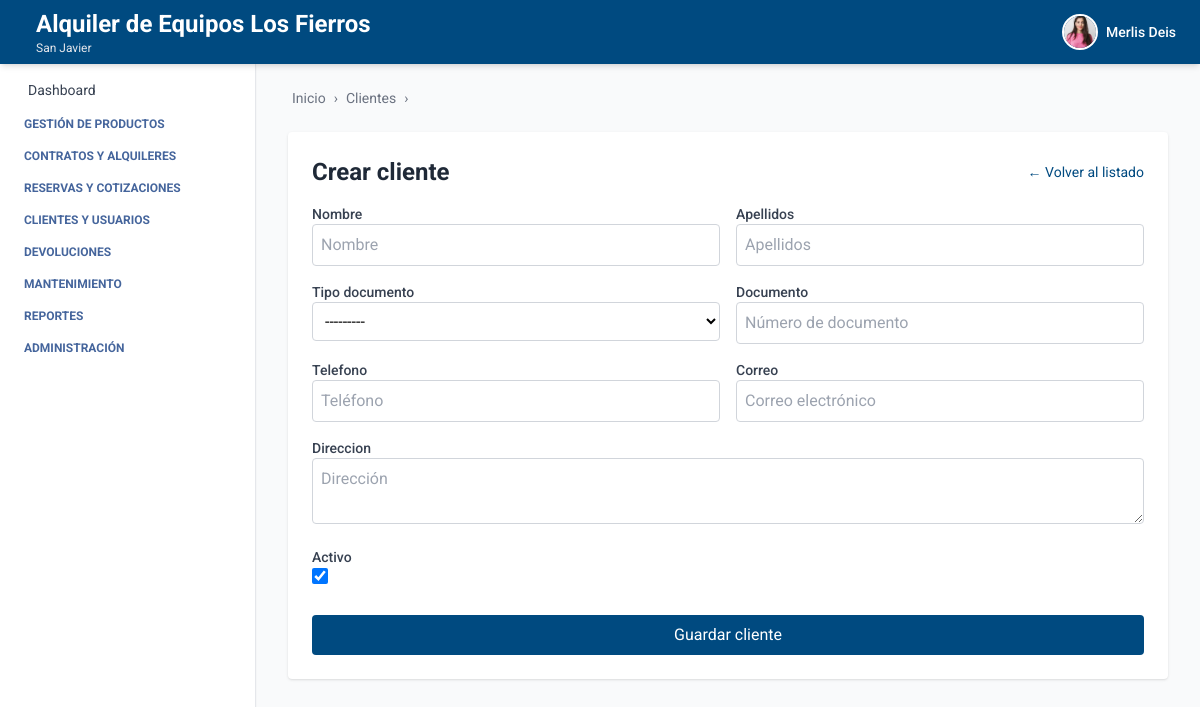
/clientes/crear/ (signed in), run on the app's committed database.
### autenticacion/models.py (models this page shows, shortened)
class Usuario(AbstractUser):
    telefono = models.CharField(max_length=20, blank=True, null=True)
    empresa = models.ForeignKey(Empresa, on_delete=models.SET_NULL, null=True, blank=True)
    sucursal = models.ForeignKey(Sucursal, on_delete=models.SET_NULL, null=True, blank=True)
    ESTADOS = [
        ("activo", "Activo"),
        ("inactivo", "Inactivo"),
    ]
    estado = models.CharField(max_length=10, choices=ESTADOS, default="activo")
    foto_perfil = models.ImageField(upload_to='usuarios/img/', blank=True, null=True)
    groups = models.ManyToManyField(
        Group,
        related_name='usuarios',  # Evita conflicto con 'user_set'
        blank=True,
        help_text='The groups this user belongs to.',
        verbose_name='groups'
    )
    user_permissions = models.ManyToManyField(
        Permission,
        related_name='usuarios',  # Evita conflicto con 'user_set'
        blank=True,
        help_text='Specific permissions for this user.',
        verbose_name='user permissions'
    )

### empresa/models.py (models this page shows, shortened)
class Empresa(models.Model):
    ESTADOS = [
        ("activo", "Activo"),
        ("inactivo", "Inactivo"),
    ]
    nombre = models.CharField(max_length=100)
    nit = models.CharField(max_length=50, unique=True)
    ciudad = models.CharField(max_length=100, blank=True, null=True)
    direccion = models.CharField(max_length=255, blank=True, null=True)
    departamento = models.CharField(max_length=100, blank=True, null=True)
    telefono = models.CharField(max_length=20, blank=True, null=True)
    estado = models.CharField(max_length=20, choices=ESTADOS, default="activo")
    logo = models.ImageField(upload_to='empresas/img/', blank=True, null=True)

class Sucursal(models.Model):
    ESTADOS = [
        ("activo", "Activo"),
        ("inactivo", "Inactivo"),
    ]
    empresa = models.ForeignKey(Empresa, related_name='sucursales', on_delete=models.CASCADE)
    nombre = models.CharField(max_length=100)
    ciudad = models.CharField(max_length=100)
    direccion = models.CharField(max_length=255)
    departamento = models.CharField(max_length=100, blank=True, null=True)
    telefono = models.CharField(max_length=20, blank=True, null=True)
    estado = models.CharField(max_length=20, choices=ESTADOS, default="activo")

### cliente/views.py (the view, shortened to what this page needs)
# urls.py: path('clientes/crear/', cliente_create, name='cliente_create'),
@login_required
def cliente_create(request):
    form = ClienteForm(request.POST or None)
    return render(request, 'cliente_form.html', {
        'form': form,
        'titulo': 'Crear cliente',
        'boton_texto': 'Guardar cliente',
        'breadcrumb_items': [('Clientes', 'Crear')],
    })

### cliente/templates/cliente_form.html (shortened to what this page needs)
{% extends 'index.html' %}
{% block breadcrumb %}
  {% include 'breadcrumb.html' with home='/' breadcrumbs=breadcrumb_items %}
{% endblock %}
{% block content %}
<div class="max-w-4xl mx-auto mt-6 bg-white p-6 rounded shadow">
  <div class="flex justify-between items-center mb-4">
    <h2 class="text-2xl font-bold text-gray-800">{{ titulo|default:"Formulario de cliente" }}</h2>
    <a href="{% url 'cliente_list' %}" class="text-sm text-[var(--primary-color)] hover:underline">← Volver al listado</a>
  </div>
  <form method="post" class="grid grid-cols-2 gap-4">
    {% for field in form.visible_fields %}
      <div class="{% if field.name == 'direccion' %}col-span-2{% endif %}">
        <label for="{{ field.id_for_label }}" class="block text-sm font-medium text-gray-700">
          {{ field.label }}
        </label>
        {{ field }}
      </div>
    {% endfor %}
    <div class="col-span-2">
      <button type="submit" class="mt-2 w-full bg-[var(--primary-color)] text-white py-2 rounded hover:bg-blue-700 transition">
        {{ boton_texto|default:"Guardar" }}
      </button>
    </div>
  </form>
</div>
{% endblock %}

### core/templates/header.html (shortened to what this page needs)
<header class="bg-[var(--primary-color)] shadow-md w-full h-16 flex items-center px-6 justify-between fixed top-0 left-0 z-10">
  <h1 class="text-white flex items-center gap-3 leading-tight">
    <div class="leading-tight">
  {% if request.user.is_authenticated %}
    {% if request.user.empresa %}
      <span class="text-xl sm:text-2xl font-bold block">
        {{ request.user.empresa.nombre }}
      </span>
    {% endif %}
    {% if request.user.sucursal %}
      <span class="text-xs text-gray-200 block">
        {{ request.user.sucursal.nombre }}
      </span>
    {% endif %}
  {% else %}
    <span class="text-xl text-gray-200 block">Gestión inteligente de Equipos</span>
  {% endif %}
</div>
  </h1>
  {% if request.user.is_authenticated %}
  <div x-data="{ open: false }" class="relative flex items-center space-x-3 cursor-pointer" @click.away="open = false">
    <button @click="open = !open" class="flex items-center space-x-2 focus:outline-none">
      {% if request.user.foto_perfil %}
        <img src="{{ request.user.foto_perfil.url }}" alt="Perfil" class="w-9 h-9 rounded-full object-cover border-2 border-white" />
      {% else %}
        <div class="w-9 h-9 rounded-full bg-white text-[var(--primary-color)] flex items-center justify-center font-bold text-sm">
          {{ request.user.first_name|first }}{{ request.user.last_name|first }}
        </div>
      {% endif %}
      <span class="text-white hidden sm:block text-sm font-medium">{{ request.user.first_name }}</span>
    </button>
  </div>
  {% endif %}
</header>

### core/templates/index.html (style rules this page uses)
:root { --primary-color: #004a80; --text-aside-color: rgb(69, 101, 156); }
body { font-family: 'Roboto', sans-serif; }

### data on the page
Usuario: user.empresa.nombre "Alquiler de Equipos Los Fierros", user.sucursal.nombre "San Javier", user.foto_perfil (picture), user.first_name "Merlis Deis"

### other printed values
{{ label }} "Clientes"
{{ titulo|default:"Formulario de cliente" }} "Crear cliente"
{{ field.label }} "Nombre" "Apellidos" "Tipo documento" "Documento" "Telefono" "Correo" "Direccion" "Activo"
{{ boton_texto|default:"Guardar" }} "Guardar cliente"
